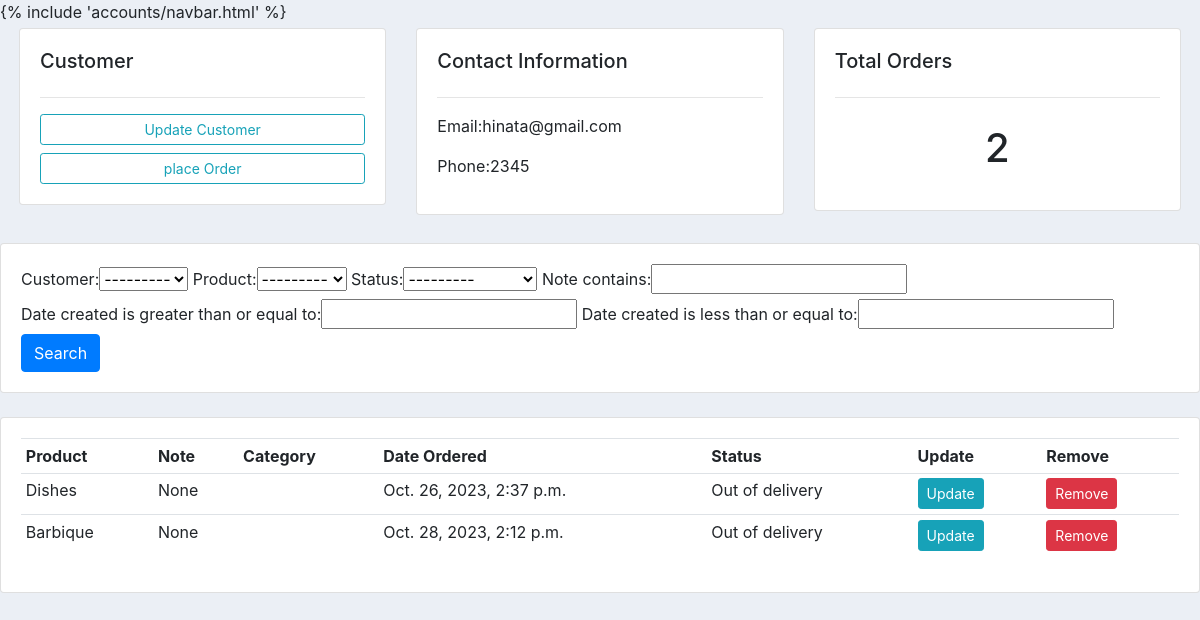
The app's page /customer/2/ with its own data.
### accounts/models.py (models this page shows, shortened)
class Customer(models.Model):
    name = models.CharField(max_length=10,null=True)
    phone = models.IntegerField(null=True)
    email = models.EmailField(null=True)
    date_created = models.DateTimeField(auto_now_add=True, null=True)
    def __str__(self):
        return self.name

class Order(models.Model):
    STATUS = (('pending', 'pending'),
              ('Out of delivery','Out of delivery'),
              ('Deliverd','Deliverd'))
    Customer = models.ForeignKey(Customer,null=True,on_delete=models.SET_NULL)
    product = models.ForeignKey(Product,null=True,on_delete=models.SET_NULL)
    date_created = models.DateTimeField(auto_now_add=True, null=True)
    status = models.CharField(max_length=200,null=True,choices=STATUS)
    note = models.CharField(max_length=100,null=True)

class Product(models.Model):
    CATEGORY = (('Indoor', 'Indoor'),
    ('Out Door', 'Out Door'))
    name = models.CharField(max_length=100)
    price = models.FloatField(null=True)
    category = models.CharField(max_length=100,null=True,choices=CATEGORY)
    description = models.CharField(max_length=100)
    date_created = models.DateTimeField(auto_now_add=True, null=True)
    tags = models.ManyToManyField(Tag)
    def __str__(self):
        return self.name

### accounts/views.py (the view)
# urls.py: path('customer/<str:pk>/',views.customer,name="customer"),
def customer(request,pk):
    customer = Customer.objects.get(id=pk)
    orders = customer.order_set.all()
    order_count = orders.count()
    myFilter = OrderFilter(request.GET, queryset=orders)
    orders= myFilter.qs
    context = {'customer':customer, 'orders':orders,'order_count':order_count,'myFilter':myFilter }
    return render(request, 'accounts/customer.html',context)

### accounts/templates/accounts/customer.html
{% extends 'accounts/main.html' %} {% block content %} {% include
'accounts/navbar.html' %}
<br />
<div class="row m-1">
  <div class="col-md">
    <div class="card card-body">
      <h5>Customer</h5>
      <hr />
      <a href="" class="btn btn-outline-info btn-sm btn-block"
        >Update Customer</a
      >
      <a href="{% url 'create_order' customer.id %}" class="btn btn-outline-info btn-sm btn-block"
        > place Order</a
      >
    </div>
  </div>
  <div class="col-md">
    <div class="card card-body">
      <h5>Contact Information</h5>
      <hr />
      <p>Email:{{customer.email}}</p>
      <p>Phone:{{customer.phone}}</p>
    </div>
  </div>
  <div class="col-md">
    <div class="card card-body">
      <h5>Total Orders</h5>
      <hr />
      <h1 style="text-align: center; padding: 10px">{{order_count}}</h1>
    </div>
  </div>
</div>
<br />
<div class="row">
  <div class="col">
    <div class="card card-body">
      <form action="" method="get">
        {{myFilter.form}}
        <button class="btn btn-primary" type="submit">Search</button>
      </form>
    </div>
  </div>
</div>
<br />
<div class="row">
  <div class="col-md">
    <div class="card card-body">
      <table class="table table-sm">
        <tr>
          <th>Product</th>
          <th>Note</th>
          <th>Category</th>
          <th>Date Ordered</th>
          <th>Status</th>
          <th>Update</th>
          <th>Remove</th>
        </tr>
        {% for order in orders %}
        <tr>
          <td>{{order.product}}</td>
          <td>{{order.note}}</td>
          <td>{{order.category}}</td>
          <td>{{order.date_created}}</td>
          <td>{{order.status}}</td>
          <td><a href="" class="btn btn-sm btn-info">Update</a></td>
          <td><a href="" class="btn btn-sm btn-danger">Remove</a></td>
        </tr>
        {% endfor %}
      </table>
    </div>
  </div>
</div>
{% endblock content %}

### static/css/style.css (style rules this page uses)
body { background-color: #ebeff5; }

### records on screen
Customer: email "hinata@gmail.com", phone "2345"
Order: product "Dishes", note "None", date_created "Oct. 26, 2023, 2:37 p.m.", status "Out of delivery"
Order: product "Barbique", note "None", date_created "Oct. 28, 2023, 2:12 p.m.", status "Out of delivery"

### other values on screen
{{ order_count }} "2"
